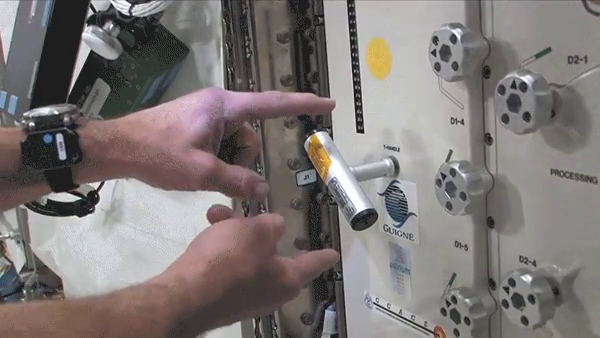
#> input picture frame 16 of 02-dynamics/assets/dzhanibekov.mp4, 600 x 338 px, given in place of the camera
$ python camera.py   (older library calls are emulated)
#> lines starting #> are read from the running program, lines starting #| are printed output that depends on the picture; after the words box and inside, x2 and y2 are one past the last pixel; in counts of white or black regions, pixels touching at a corner belong together
"""
Fisheye (UVC) and Intel RealSense RGB streamers, ArUco pose estimation,
and CLI: fisheye calibration, or side-by-side stream preview (undistorted fisheye + RealSense).

Import this module to use streamers and pose helpers without opening cameras.
"""

from __future__ import annotations

import argparse
import json
import multiprocessing as mp
import sys
import textwrap
import time
from collections import deque
from pathlib import Path
from typing import Any

import cv2
import numpy as np

BASE_DIR = Path(__file__).resolve().parent
DEFAULT_FISHEYE_CALIB_PATH = BASE_DIR / "calibration_data" / "camera_calibration.json"

# Defaults for seminar demos (override per instance)
DEFAULT_TARGET_SIZE = (640, 480)
DEFAULT_MARKER_LENGTH_M = 0.045
DEFAULT_ARUCO_DICTIONARY = cv2.aruco.DICT_6X6_250


# [27 lines left out: functions _debug_log, load_fisheye_calibration, not called in this run]


def save_calibration(path: str | Path, intrinsic: np.ndarray, distortion: np.ndarray) -> None:
    path = Path(path)
    path.parent.mkdir(parents=True, exist_ok=True)
    with path.open("w") as f:
        json.dump(
            {"intrinsic": intrinsic.tolist(), "distortion": distortion.tolist()},
            f,
        )


# --- Fisheye streamer ---


class FisheyeRGBStreamer:
    """BGR frames from a UVC / OpenCV camera with optional fisheye undistort + resize."""

    # [103 lines left out: functions __init__, _ensure_undistort_maps, undistorted_camera_matrix_for_size, read, not called in this run]

    def release(self) -> None:
        self._cap.release()

    def __enter__(self) -> FisheyeRGBStreamer:
        return self

    def __exit__(self, *args: Any) -> None:
        self.release()


# --- RealSense streamer ---


# [11 lines left out: function _realsense_intrinsics_to_opencv, not called in this run]


class RealSenseRGBStreamer:
    """BGR frames from an Intel RealSense color sensor."""

    # [25 lines left out: function __init__, not called in this run]

    def get_camera_matrix_and_distortion(self) -> tuple[np.ndarray, np.ndarray]:
        return _realsense_intrinsics_to_opencv(self._intrinsics)

    # [6 lines left out: function read, not called in this run]

    def release(self) -> None:
        self._pipeline.stop()

    def __enter__(self) -> RealSenseRGBStreamer:
        return self

    def __exit__(self, *args: Any) -> None:
        self.release()


# [111 lines left out: functions _probe_realsense_worker, probe_realsense_safe, _open_realsense_streamer_with_retries, marker_object_points, T_cam_marker_from_pnp, relative_pose_cam2_wrt_cam1, not called in this run]


# Alias for clearer call sites
relative_pose_between_cameras = relative_pose_cam2_wrt_cam1


def camera_position_in_marker_frame(rvec: np.ndarray, tvec: np.ndarray) -> np.ndarray:
    rmat, _ = cv2.Rodrigues(rvec)
    return (-rmat.T @ tvec).reshape(3)


# [62 lines left out: functions camera_transform_in_marker_frame, make_aruco_detector, estimate_marker_poses, pose_for_marker_id, not called in this run]


# --- Fisheye calibration (chessboard) ---


def find_chessboard_corners(
    frame: np.ndarray, pattern_size: tuple[int, int]
) -> np.ndarray | None:
    gray = frame if frame.ndim == 2 else cv2.cvtColor(frame, cv2.COLOR_BGR2GRAY)
    candidates: list[np.ndarray] = [gray]
    try:
        candidates.append(cv2.equalizeHist(gray))
    except Exception:
        candidates.append(gray)
    th = cv2.adaptiveThreshold(
        gray, 255, cv2.ADAPTIVE_THRESH_GAUSSIAN_C, cv2.THRESH_BINARY, 11, 2
    )
    candidates.append(th)
    candidates.append(255 - th)

    for img in candidates:
        try:
            sb_flags = cv2.CALIB_CB_NORMALIZE_IMAGE | cv2.CALIB_CB_ACCURACY
            found, corners = cv2.findChessboardCornersSB(img, pattern_size, flags=sb_flags)
            if found and corners is not None and len(corners) == pattern_size[0] * pattern_size[1]:
                return corners.reshape(-1, 1, 2).astype(np.float32)
        except Exception:
            continue

    for img in candidates:
        flags = cv2.CALIB_CB_ADAPTIVE_THRESH | cv2.CALIB_CB_NORMALIZE_IMAGE
        found, corners = cv2.findChessboardCorners(img, pattern_size, flags)
        if not found or corners is None:
            continue
        term = (cv2.TERM_CRITERIA_EPS + cv2.TERM_CRITERIA_MAX_ITER, 50, 1e-3)
        refined = cv2.cornerSubPix(gray, corners, (5, 5), (-1, -1), term)
        if refined is not None and len(refined) == pattern_size[0] * pattern_size[1]:
            return refined
    return None


# [27 lines left out: function calibrate_fisheye, not called in this run]


def create_object_points(pattern_size: tuple[int, int], square_size: float) -> np.ndarray:
    cols, rows = pattern_size
    object_points = np.zeros((1, rows * cols, 3), np.float32)
    grid = np.mgrid[0:cols, 0:rows].T.reshape(-1, 2)
    object_points[0, :, :2] = grid * square_size
    return object_points


def main_calibrate_fisheye(args: argparse.Namespace) -> None:
    current_intrinsic = np.eye(3, dtype=np.float64)
    current_distortion = np.ones((4, 1), dtype=np.float64)

    cap = cv2.VideoCapture(args.source)
    ok0, frame0 = cap.read()
#> frame0 is the input picture: shape (338, 600, 3); mean B, G, R 118.6, 120.1, 126.4
    if not ok0 or frame0 is None:
        raise RuntimeError("Failed to read from video source")
    h0, w0 = frame0.shape[:2]
#> h0 = 338; w0 = 600
    image_size = (w0, h0)
#> image_size = (600, 338)
    cap.set(cv2.CAP_PROP_FRAME_WIDTH, w0)
    cap.set(cv2.CAP_PROP_FRAME_HEIGHT, h0)
    cap.set(cv2.CAP_PROP_FPS, 30)

    scale_factor = 3
    num_samples = 20
    min_samples_for_calib = 8
    pattern = (args.pattern_cols, args.pattern_rows)
    object_points_template = create_object_points(pattern, args.square_size)
    image_points_list: deque[np.ndarray] = deque(maxlen=num_samples)
    frame_idx = 0
    last_rms: float | None = None

    while True:
        ok, frame = cap.read()
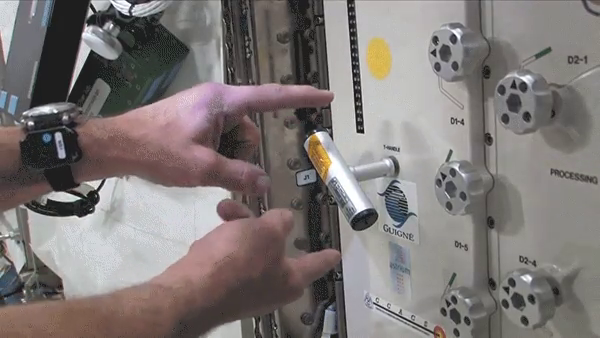
#> input picture frame 17 of 02-dynamics/assets/dzhanibekov.mp4, 600 x 338 px, given in place of the camera
#> frame is the input picture: shape (338, 600, 3); mean B, G, R 118.9, 120.4, 126.7
        if not ok or frame is None:
            break
        gray = frame if frame.ndim == 2 else cv2.cvtColor(frame, cv2.COLOR_BGR2GRAY)
        small = cv2.resize(frame, (image_size[0] // scale_factor, image_size[1] // scale_factor))
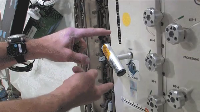
#> small: shape (112, 200, 3); mean B, G, R 118.9, 120.4, 126.7
        small_corners = find_chessboard_corners(small, pattern)
#> in find_chessboard_corners, `gray = frame if frame.ndim == 2 else cv2.cvtColor(frame, cv2.COLOR_BGR..`:
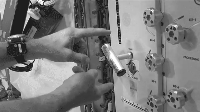
#> gray: shape (112, 200); min 17, max 255, mean 122.1
#> in find_chessboard_corners, `th = cv2.adaptiveThreshold( gray, 255, cv2.ADAPTIVE_THRESH_GAUSSIAN_C,..`:
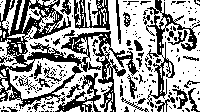
#> th: shape (112, 200); 60.8% white; 223 black regions (190 under 20 px), largest, box (x1, y1, x2, y2) and area: (0, 0, 139, 112) 4193, (146, 0, 200, 108) 1079, (55, 73, 101, 112) 549
#> the loop in find_chessboard_corners, `for img in candidates:` made 4 passes
        if small_corners is not None:
            scaled_corners = (small_corners * scale_factor).astype(np.float32)
            term = (cv2.TERM_CRITERIA_EPS + cv2.TERM_CRITERIA_MAX_ITER, 50, 1e-3)
            refined = cv2.cornerSubPix(gray, scaled_corners, (5, 5), (-1, -1), term)
            corners_for_draw = refined if refined is not None else scaled_corners
            cv2.drawChessboardCorners(frame, pattern, corners_for_draw, True)

            if frame_idx % 15 == 0:
                sample = corners_for_draw.reshape(1, -1, 2).astype(np.float64)
                image_points_list.append(sample)

            if len(image_points_list) >= min_samples_for_calib:
                object_points_list = [object_points_template.copy() for _ in range(len(image_points_list))]
                rms, K, D, _, _ = calibrate_fisheye(
                    image_size, object_points_list, list(image_points_list)
                )
                if last_rms is None or float(rms) < last_rms:
                    current_intrinsic = K
                    current_distortion = D
                    last_rms = float(rms)
        else:
            cv2.putText(
                frame,
                "No chessboard detected",
                (10, 30),
                cv2.FONT_HERSHEY_SIMPLEX,
                1,
                (0, 0, 255),
                2,
                cv2.LINE_AA,
            )
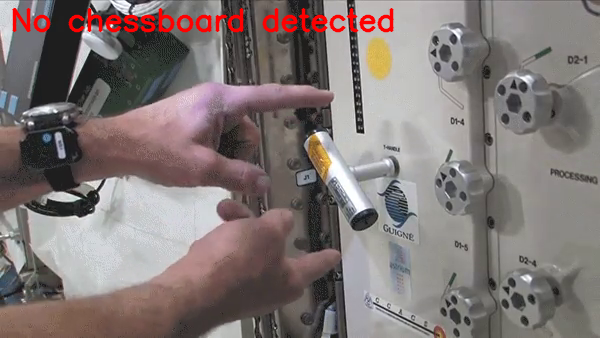
#> frame: shape (338, 600, 3); mean B, G, R 117.4, 118.8, 129.1

        if last_rms is not None:
            cv2.putText(
                frame,
                f"RMS: {last_rms:.3f}",
                (10, 60),
                cv2.FONT_HERSHEY_SIMPLEX,
                1,
                (0, 255, 0),
                2,
                cv2.LINE_AA,
            )
        newK = cv2.fisheye.estimateNewCameraMatrixForUndistortRectify(
            current_intrinsic,
            current_distortion,
            image_size,
            np.eye(3),
            balance=0.0,
            fov_scale=1.0,
        )
#> newK = [[1.71, 0, 0], [0, 1.71, 0], [0, 0, 1]]
        undistorted_frame = cv2.fisheye.undistortImage(
            frame, current_intrinsic, current_distortion, Knew=newK
        )
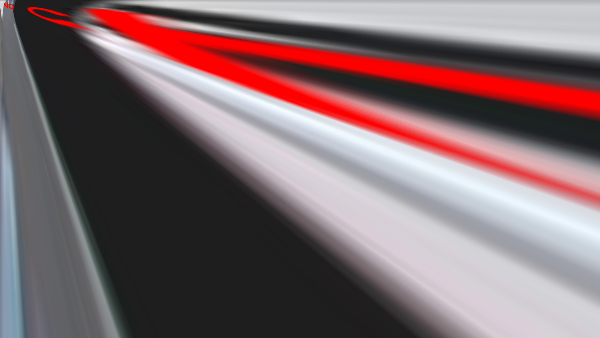
#> undistorted_frame: shape (338, 600, 3); mean B, G, R 109, 105.5, 127.1
        side_by_side = np.vstack((frame, undistorted_frame))
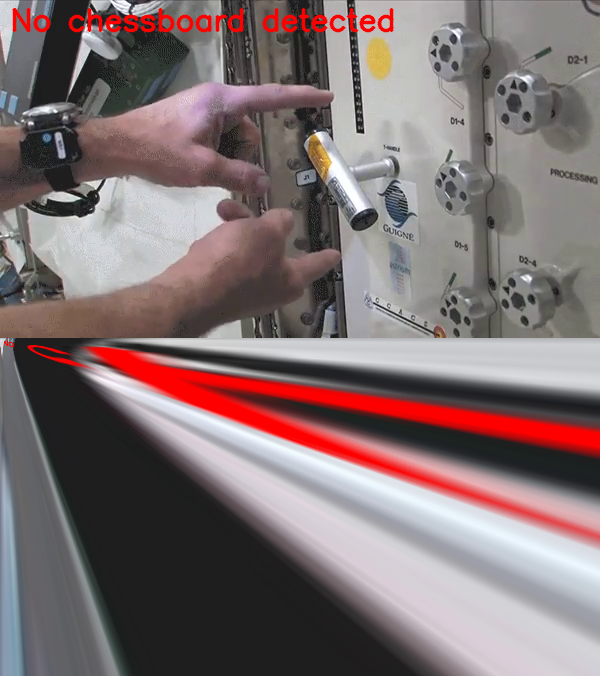
#> side_by_side: shape (676, 600, 3); mean B, G, R 113.2, 112.2, 128.1
        cv2.imshow("Frame", side_by_side)
        key = cv2.waitKey(1) & 0xFF
#> (key q is pressed here)
        if key == ord("q"):
            break
        frame_idx += 1

    save_calibration(args.save, current_intrinsic, current_distortion)
    cap.release()
    cv2.destroyAllWindows()
    print(f"Saved calibration to {args.save}")


def _build_calibrate_parser() -> argparse.ArgumentParser:
    p = argparse.ArgumentParser(description="Fisheye camera calibration (chessboard).")
    p.add_argument("--source", type=int, default=0, help="OpenCV camera index")
    default_save = BASE_DIR / "calibration_data" / "calibration_params_top_camera.json"
    p.add_argument(
        "--save",
        type=str,
        default=str(default_save),
        help="Output JSON path (intrinsic + distortion)",
    )
    p.add_argument(
        "--pattern-cols",
        type=int,
        default=9,
        help="Inner corners along one side (OpenCV: width of grid)",
    )
    p.add_argument(
        "--pattern-rows",
        type=int,
        default=6,
        help="Inner corners along other side",
    )
    p.add_argument(
        "--square-size",
        type=float,
        default=1.0,
        help="Chessboard square size in arbitrary units (consistent scale)",
    )
    return p


# [257 lines left out: functions _build_stream_parser, _annotate_preview, _error_panel, main_stream_preview, not called in this run]


def _split_cli_argv(argv: list[str]) -> tuple[str, list[str]]:
    """Route: stream | calibrate (default if no known subcommand)."""
    if not argv:
        return "calibrate", []
    first = argv[0]
    if first == "stream":
        return "stream", argv[1:]
    if first == "calibrate":
        return "calibrate", argv[1:]
    if first in ("-h", "--help"):
        return "help", argv
    return "calibrate", argv


# [14 lines left out: function _print_main_help, not called in this run]


def main_cli() -> None:
    argv = sys.argv[1:]
    mode, rest = _split_cli_argv(argv)
    if mode == "help":
        _print_main_help()
        return

    if mode == "stream":
        main_stream_preview(_build_stream_parser().parse_args(rest))
        return

    main_calibrate_fisheye(_build_calibrate_parser().parse_args(rest))


if __name__ == "__main__":
    main_cli()

$ run again, starting later in the video
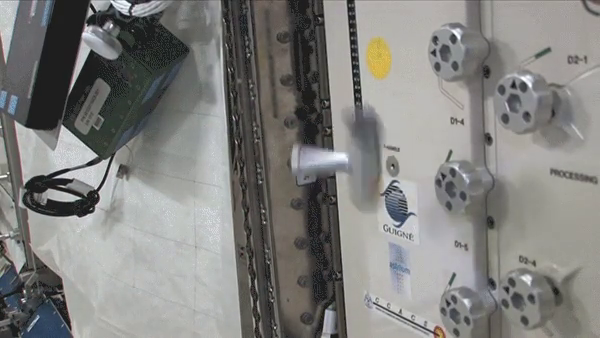
#> input picture frame 73 of 02-dynamics/assets/dzhanibekov.mp4, 600 x 338 px, given in place of the camera
#> in main_calibrate_fisheye, frame0 is the input picture: shape (338, 600, 3); mean B, G, R 126.8, 129.2, 129.6
#> in find_chessboard_corners, `th = cv2.adaptiveThreshold( gray, 255, cv2.ADAPTIVE_THRESH_GAUSSIAN_C,..`:
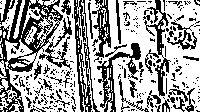
#> th: shape (112, 200); 63.5% white; black in thin lines or dots
#> the loop in find_chessboard_corners, `for img in candidates:` made 4 passes
#> in main_calibrate_fisheye, `side_by_side = np.vstack((frame, undistorted_frame))`:
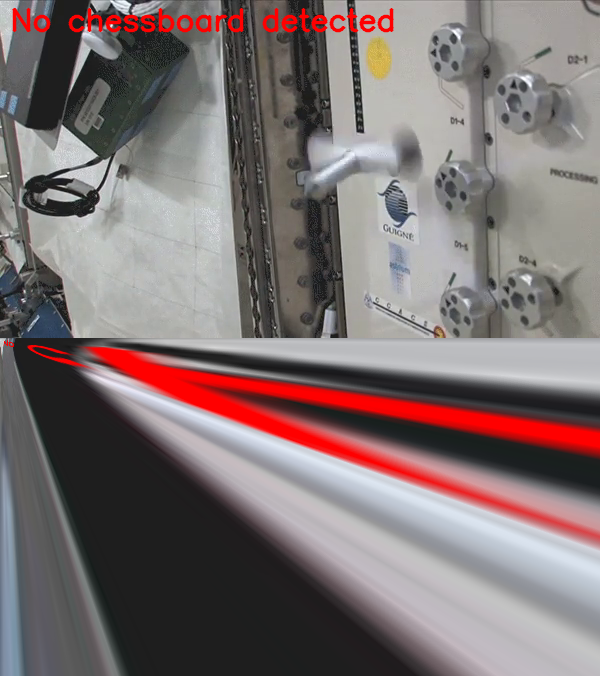
#> side_by_side: shape (676, 600, 3); mean B, G, R 113.2, 112.9, 125.8

$ run again, starting later in the video
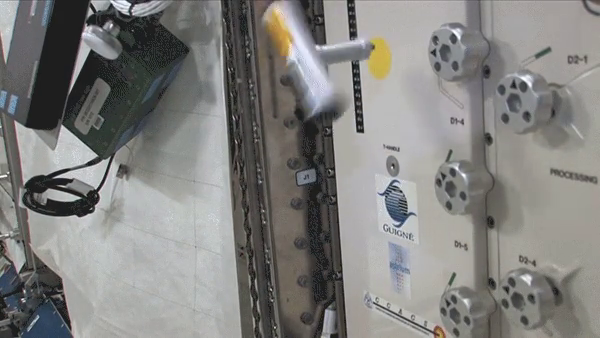
#> input picture frame 131 of 02-dynamics/assets/dzhanibekov.mp4, 600 x 338 px, given in place of the camera
#> in main_calibrate_fisheye, frame0 is the input picture: shape (338, 600, 3); mean B, G, R 127.2, 129.5, 130.1
#> in find_chessboard_corners, `th = cv2.adaptiveThreshold( gray, 255, cv2.ADAPTIVE_THRESH_GAUSSIAN_C,..`:
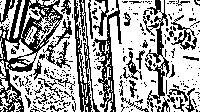
#> th: shape (112, 200); 64.1% white; black in thin lines or dots
#> the loop in find_chessboard_corners, `for img in candidates:` made 4 passes
#> in main_calibrate_fisheye, `side_by_side = np.vstack((frame, undistorted_frame))`:
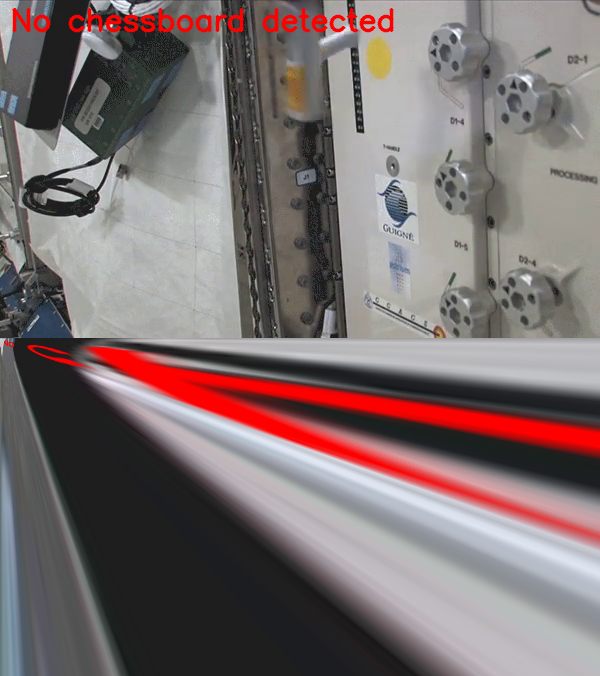
#> side_by_side: shape (676, 600, 3); mean B, G, R 112, 111.7, 124.6
